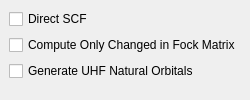
         <widget class="QWidget" name="scfWidget" >
          <layout class="QGridLayout" >
           <property name="leftMargin" >
            <number>9</number>
           </property>
           <property name="topMargin" >
            <number>9</number>
           </property>
           <property name="rightMargin" >
            <number>9</number>
           </property>
           <property name="bottomMargin" >
            <number>9</number>
           </property>
           <property name="horizontalSpacing" >
            <number>6</number>
           </property>
           <property name="verticalSpacing" >
            <number>6</number>
           </property>
           <item row="2" column="0" >
            <widget class="QCheckBox" name="scfGenerateCheck" >
             <property name="text" >
              <string>Generate UHF Natural Orbitals</string>
             </property>
            </widget>
           </item>
           <item row="0" column="0" >
            <widget class="QCheckBox" name="scfDirectCheck" >
             <property name="text" >
              <string>Direct SCF</string>
             </property>
            </widget>
           </item>
           <item row="1" column="0" >
            <widget class="QCheckBox" name="scfComputeCheck" >
             <property name="text" >
              <string>Compute Only Changed in Fock Matrix</string>
             </property>
            </widget>
           </item>
           <item row="3" column="0" >
            <spacer>
             <property name="orientation" >
              <enum>Qt::Vertical</enum>
             </property>
             <property name="sizeHint" >
              <size>
               <width>20</width>
               <height>0</height>
              </size>
             </property>
            </spacer>
           </item>
          </layout>
         </widget>
